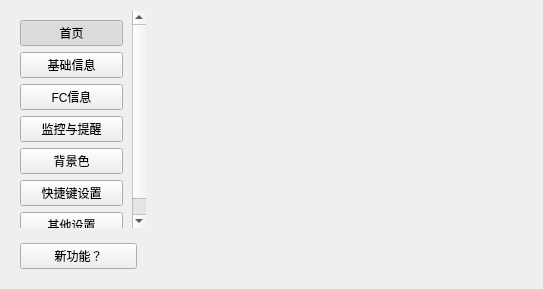
<?xml version="1.0" encoding="UTF-8"?>
<ui version="4.0">
 <class>Settiing</class>
 <widget class="QWidget" name="Settiing">
  <property name="geometry">
   <rect>
    <x>0</x>
    <y>0</y>
    <width>543</width>
    <height>289</height>
   </rect>
  </property>
  <property name="minimumSize">
   <size>
    <width>543</width>
    <height>289</height>
   </size>
  </property>
  <property name="maximumSize">
   <size>
    <width>640</width>
    <height>320</height>
   </size>
  </property>
  <property name="windowTitle">
   <string>RollerCoaster</string>
  </property>
  <property name="windowIcon">
   <iconset>
    <normaloff>:/rc/images/microscope.ico</normaloff>:/rc/images/microscope.ico</iconset>
  </property>
  <layout class="QGridLayout" name="_2">
   <item row="0" column="1" rowspan="2">
    <widget class="QStackedWidget" name="stackedWidget"/>
   </item>
   <item row="0" column="0">
    <widget class="QScrollArea" name="scrollArea">
     <property name="minimumSize">
      <size>
       <width>110</width>
       <height>0</height>
      </size>
     </property>
     <property name="maximumSize">
      <size>
       <width>135</width>
       <height>16777215</height>
      </size>
     </property>
     <property name="frameShape">
      <enum>QFrame::NoFrame</enum>
     </property>
     <property name="widgetResizable">
      <bool>true</bool>
     </property>
     <widget class="QWidget" name="scrollAreaWidgetContents">
      <property name="geometry">
       <rect>
        <x>0</x>
        <y>0</y>
        <width>135</width>
        <height>224</height>
       </rect>
      </property>
      <layout class="QGridLayout" name="gridLayout_3">
       <item row="7" column="0">
        <spacer name="verticalSpacer">
         <property name="orientation">
          <enum>Qt::Vertical</enum>
         </property>
         <property name="sizeHint" stdset="0">
          <size>
           <width>0</width>
           <height>0</height>
          </size>
         </property>
        </spacer>
       </item>
       <item row="3" column="0">
        <widget class="QPushButton" name="pushButton_monitor">
         <property name="text">
          <string>监控与提醒</string>
         </property>
         <property name="checkable">
          <bool>true</bool>
         </property>
         <property name="autoExclusive">
          <bool>true</bool>
         </property>
         <attribute name="buttonGroup">
          <string notr="true">buttonGroup</string>
         </attribute>
        </widget>
       </item>
       <item row="5" column="0">
        <widget class="QPushButton" name="pushButton_shortcut_key">
         <property name="text">
          <string>快捷键设置</string>
         </property>
         <property name="checkable">
          <bool>true</bool>
         </property>
         <property name="autoExclusive">
          <bool>true</bool>
         </property>
         <attribute name="buttonGroup">
          <string notr="true">buttonGroup</string>
         </attribute>
        </widget>
       </item>
       <item row="0" column="0">
        <widget class="QPushButton" name="pushButton_home">
         <property name="text">
          <string>首页</string>
         </property>
         <property name="checkable">
          <bool>true</bool>
         </property>
         <property name="checked">
          <bool>true</bool>
         </property>
         <property name="autoExclusive">
          <bool>true</bool>
         </property>
         <attribute name="buttonGroup">
          <string notr="true">buttonGroup</string>
         </attribute>
        </widget>
       </item>
       <item row="1" column="0">
        <widget class="QPushButton" name="pushButton_base">
         <property name="text">
          <string>基础信息</string>
         </property>
         <property name="checkable">
          <bool>true</bool>
         </property>
         <property name="autoExclusive">
          <bool>true</bool>
         </property>
         <attribute name="buttonGroup">
          <string notr="true">buttonGroup</string>
         </attribute>
        </widget>
       </item>
       <item row="2" column="0">
        <widget class="QPushButton" name="pushButton_futures">
         <property name="text">
          <string>FC信息</string>
         </property>
         <property name="checkable">
          <bool>true</bool>
         </property>
         <property name="autoExclusive">
          <bool>true</bool>
         </property>
         <attribute name="buttonGroup">
          <string notr="true">buttonGroup</string>
         </attribute>
        </widget>
       </item>
       <item row="4" column="0">
        <widget class="QPushButton" name="pushButton_background_color">
         <property name="text">
          <string>背景色</string>
         </property>
         <property name="checkable">
          <bool>true</bool>
         </property>
         <property name="autoExclusive">
          <bool>true</bool>
         </property>
         <attribute name="buttonGroup">
          <string notr="true">buttonGroup</string>
         </attribute>
        </widget>
       </item>
       <item row="6" column="0">
        <widget class="QPushButton" name="pushButton_other">
         <property name="text">
          <string>其他设置</string>
         </property>
         <property name="checkable">
          <bool>true</bool>
         </property>
         <property name="autoExclusive">
          <bool>true</bool>
         </property>
         <attribute name="buttonGroup">
          <string notr="true">buttonGroup</string>
         </attribute>
        </widget>
       </item>
      </layout>
     </widget>
    </widget>
   </item>
   <item row="1" column="0">
    <widget class="QFrame" name="frame">
     <layout class="QHBoxLayout">
      <item>
       <widget class="QPushButton" name="pushButton_what_new">
        <property name="text">
         <string>新功能？</string>
        </property>
        <property name="checkable">
         <bool>true</bool>
        </property>
        <property name="autoExclusive">
         <bool>true</bool>
        </property>
        <attribute name="buttonGroup">
         <string notr="true">buttonGroup</string>
        </attribute>
       </widget>
      </item>
     </layout>
    </widget>
   </item>
  </layout>
 </widget>
 <resources/>
 <connections/>
 <buttongroups>
  <buttongroup name="buttonGroup"/>
 </buttongroups>
</ui>
